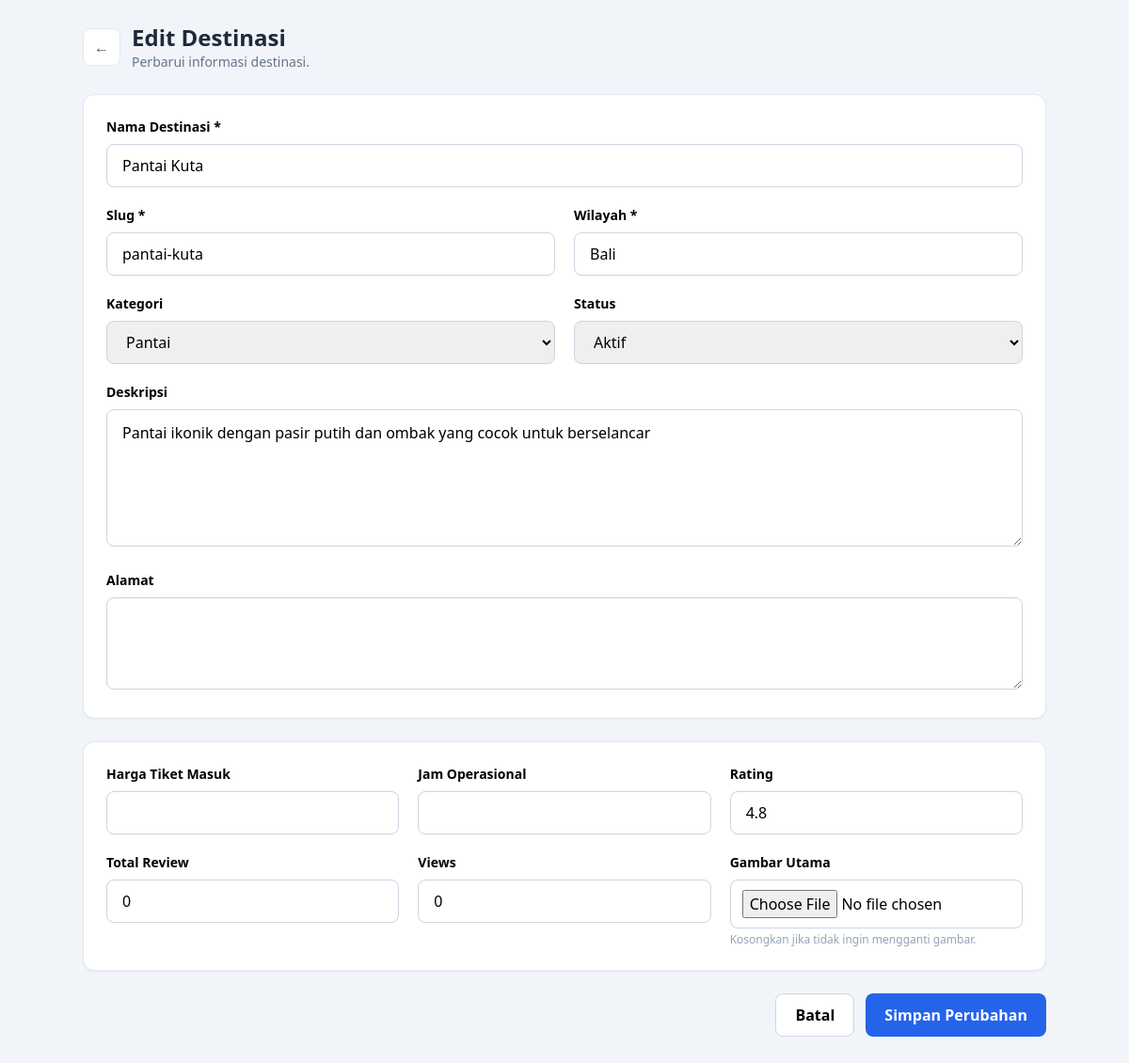
The app's page /admin/destinasi/edit.php?id=1 with its own data.
### tables this page shows
CREATE TABLE `destinasi` (
  `id` int(11) NOT NULL,
  `nama_destinasi` varchar(200) NOT NULL,
  `slug` varchar(200) NOT NULL,
  `wilayah` varchar(100) NOT NULL,
  `kategori` enum('pantai','gunung','danau','budaya','kota','taman','pulau') DEFAULT 'pantai',
  `deskripsi` text DEFAULT NULL,
  `alamat` text DEFAULT NULL,
  `harga_tiket_masuk` decimal(15,0) DEFAULT NULL,
  `jam_operasional` varchar(100) DEFAULT NULL,
  `gambar_utama` varchar(255) DEFAULT NULL,
  `rating` decimal(2,1) DEFAULT 0.0,
  `total_review` int(11) DEFAULT 0,
  `status` enum('aktif','nonaktif') DEFAULT 'aktif',
  `views` int(11) DEFAULT 0,
  `created_at` timestamp NOT NULL DEFAULT current_timestamp(),
  `updated_at` timestamp NOT NULL DEFAULT current_timestamp() ON UPDATE current_timestamp()
);

### admin/destinasi/edit.php (the view, shortened to what this page needs)
<?php
$db = (new Database())->getConnection();
$id = (int)($_GET['id'] ?? $_POST['id'] ?? 0);
$stmt = $db->prepare("SELECT * FROM destinasi WHERE id = :id LIMIT 1");
$stmt->execute([':id' => $id]);
$destinasi = $stmt->fetch(PDO::FETCH_ASSOC);
function getEnumValues(PDO $db, string $table, string $column): array {
    $stmt = $db->query("SHOW COLUMNS FROM `$table` LIKE '$column'");
    $columnInfo = $stmt->fetch(PDO::FETCH_ASSOC);
    if (!$columnInfo || !preg_match("/^enum\((.*)\)$/i", $columnInfo['Type'], $matches)) {
        return [];
    }
    return str_getcsv($matches[1], ',', "'");
}
$kategoriList = getEnumValues($db, 'destinasi', 'kategori');
?>
<!DOCTYPE html>
<html lang="id">
<head>
    <script src="https://cdn.tailwindcss.com"></script>
</head>
<body class="bg-slate-100 p-4 md:p-6">
<div class="max-w-5xl mx-auto">
    <div class="flex items-center gap-3 mb-6">
        <a href="index.php" class="w-10 h-10 bg-white border border-slate-200 rounded-lg flex items-center justify-center text-slate-600">
            ←
        </a>
        <div>
            <h1 class="text-2xl font-bold text-slate-800">Edit Destinasi</h1>
            <p class="text-sm text-slate-500">Perbarui informasi destinasi.</p>
        </div>
    </div>
    <form method="POST" enctype="multipart/form-data" class="space-y-6">
        <div class="bg-white rounded-xl border border-slate-200 shadow-sm">
            <div class="p-6 grid grid-cols-1 md:grid-cols-2 gap-5">
                <div class="md:col-span-2">
                    <label class="block text-sm font-semibold mb-2">Nama Destinasi *</label>
                    <input type="text" name="nama_destinasi" required maxlength="200"
                           value="<?= htmlspecialchars($destinasi['nama_destinasi']) ?>"
                           class="w-full border border-slate-300 rounded-lg px-4 py-2.5">
                </div>
                <div>
                    <label class="block text-sm font-semibold mb-2">Slug *</label>
                    <input type="text" name="slug" required maxlength="200"
                           value="<?= htmlspecialchars($destinasi['slug']) ?>"
                           class="w-full border border-slate-300 rounded-lg px-4 py-2.5">
                </div>
                <div>
                    <label class="block text-sm font-semibold mb-2">Wilayah *</label>
                    <input type="text" name="wilayah" required maxlength="100"
                           value="<?= htmlspecialchars($destinasi['wilayah']) ?>"
                           class="w-full border border-slate-300 rounded-lg px-4 py-2.5">
                </div>
                <div>
                    <label class="block text-sm font-semibold mb-2">Kategori</label>
                    <select name="kategori" class="w-full border border-slate-300 rounded-lg px-4 py-2.5">
                        <?php foreach ($kategoriList as $kategori): ?>
                            <option value="<?= htmlspecialchars($kategori) ?>"
                                <?= ($destinasi['kategori'] ?? '') === $kategori ? 'selected' : '' ?>>
                                <?= htmlspecialchars(ucfirst($kategori)) ?>
                            </option>
                        <?php endforeach; ?>
                    </select>
                </div>
                <div>
                    <label class="block text-sm font-semibold mb-2">Status</label>
                    <select name="status" class="w-full border border-slate-300 rounded-lg px-4 py-2.5">
                        <option value="aktif" <?= $destinasi['status'] === 'aktif' ? 'selected' : '' ?>>Aktif</option>
                    </select>
                </div>
                <div class="md:col-span-2">
                    <label class="block text-sm font-semibold mb-2">Deskripsi</label>
                    <textarea name="deskripsi" rows="5"
                              class="w-full border border-slate-300 rounded-lg px-4 py-3"><?= htmlspecialchars($destinasi['deskripsi'] ?? '') ?></textarea>
                </div>
                <div class="md:col-span-2">
                    <label class="block text-sm font-semibold mb-2">Alamat</label>
                    <textarea name="alamat" rows="3"
                              class="w-full border border-slate-300 rounded-lg px-4 py-3"><?= htmlspecialchars($destinasi['alamat'] ?? '') ?></textarea>
                </div>
            </div>
        </div>
        <div class="bg-white rounded-xl border border-slate-200 shadow-sm">
            <div class="p-6 grid grid-cols-1 md:grid-cols-3 gap-5">
                <div>
                    <label class="block text-sm font-semibold mb-2">Harga Tiket Masuk</label>
                    <input type="number" name="harga_tiket_masuk" min="0"
                           value="<?= htmlspecialchars($destinasi['harga_tiket_masuk'] ?? '') ?>"
                           class="w-full border border-slate-300 rounded-lg px-4 py-2.5">
                </div>
                <div>
                    <label class="block text-sm font-semibold mb-2">Jam Operasional</label>
                    <input type="text" name="jam_operasional" maxlength="100"
                           value="<?= htmlspecialchars($destinasi['jam_operasional'] ?? '') ?>"
                           class="w-full border border-slate-300 rounded-lg px-4 py-2.5">
                </div>
                <div>
                    <label class="block text-sm font-semibold mb-2">Rating</label>
                    <input type="number" name="rating" min="0" max="5" step="0.1"
                           value="<?= htmlspecialchars($destinasi['rating'] ?? 0) ?>"
                           class="w-full border border-slate-300 rounded-lg px-4 py-2.5">
                </div>
                <div>
                    <label class="block text-sm font-semibold mb-2">Total Review</label>
                    <input type="number" name="total_review" min="0"
                           value="<?= htmlspecialchars($destinasi['total_review'] ?? 0) ?>"
                           class="w-full border border-slate-300 rounded-lg px-4 py-2.5">
                </div>
                <div>
                    <label class="block text-sm font-semibold mb-2">Views</label>
                    <input type="number" name="views" min="0"
                           value="<?= htmlspecialchars($destinasi['views'] ?? 0) ?>"
                           class="w-full border border-slate-300 rounded-lg px-4 py-2.5">
                </div>
                <div>
                    <label class="block text-sm font-semibold mb-2">Gambar Utama</label>
                    <input type="file" name="gambar_utama"
                           accept="image/jpeg,image/png,image/webp"
                           class="w-full border border-slate-300 rounded-lg px-3 py-2.5">
                    <p class="text-xs text-slate-400 mt-1">Kosongkan jika tidak ingin mengganti gambar.</p>
                </div>
            </div>
        </div>
        <div class="flex justify-end gap-3 pb-8">
            <a href="simpan.php" class="px-5 py-2.5 rounded-lg bg-white border border-slate-300 font-semibold">
                Batal
            </a>
            <button type="submit" class="px-5 py-2.5 rounded-lg bg-blue-600 hover:bg-blue-700 text-white font-semibold">
                Simpan Perubahan
            </button>
        </div>
    </form>
</div>
</body>
</html>

### records on screen
destinasi: nama_destinasi "Pantai Kuta", slug "pantai-kuta", wilayah "Bali", kategori "Pantai", status "Aktif", deskripsi "Pantai ikonik dengan pasir putih dan ombak yang cocok untuk berselancar", rating "4.8", total_review "0", views "0"
